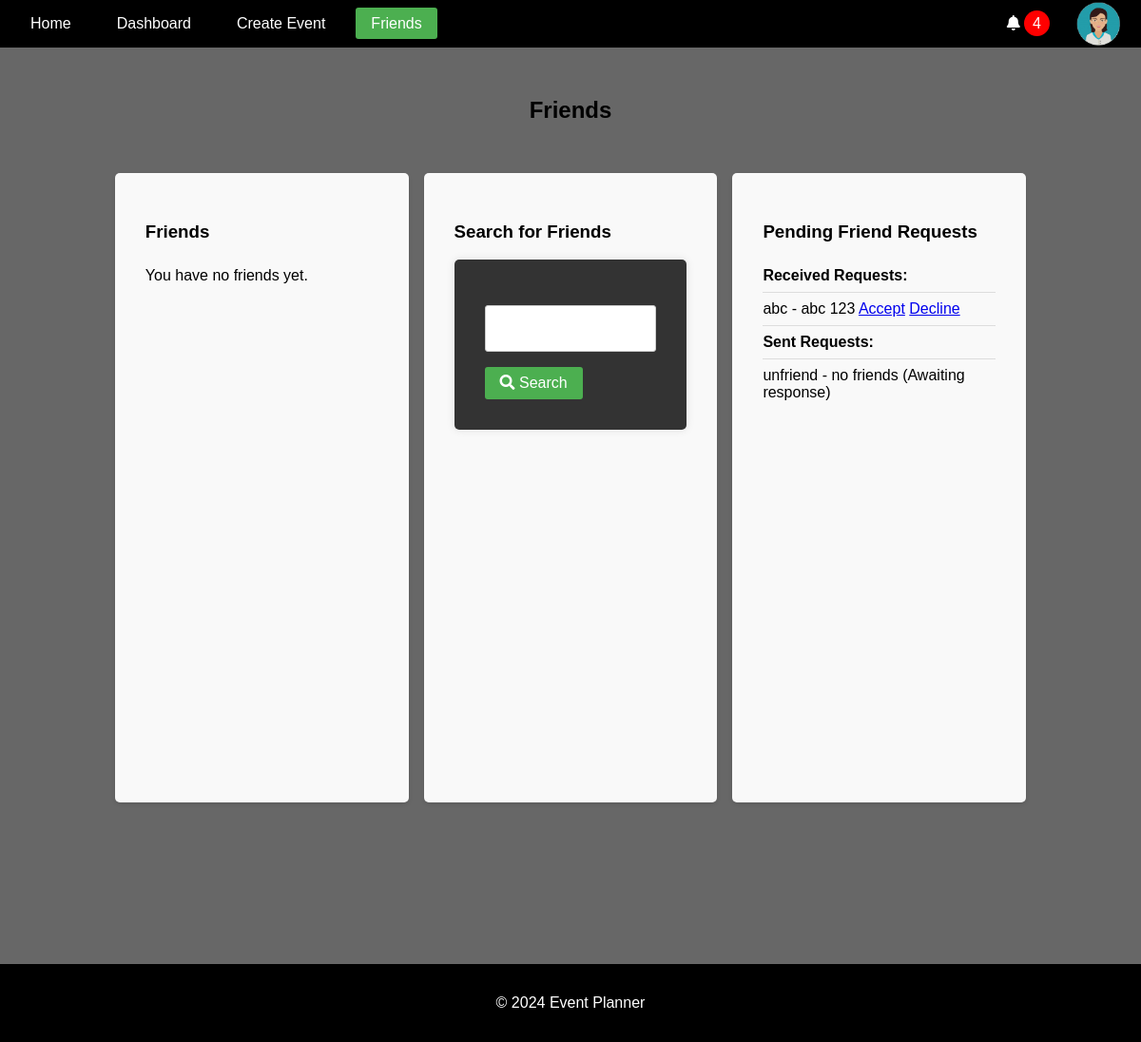
Before: /friends/ (signed in) with the older database file.
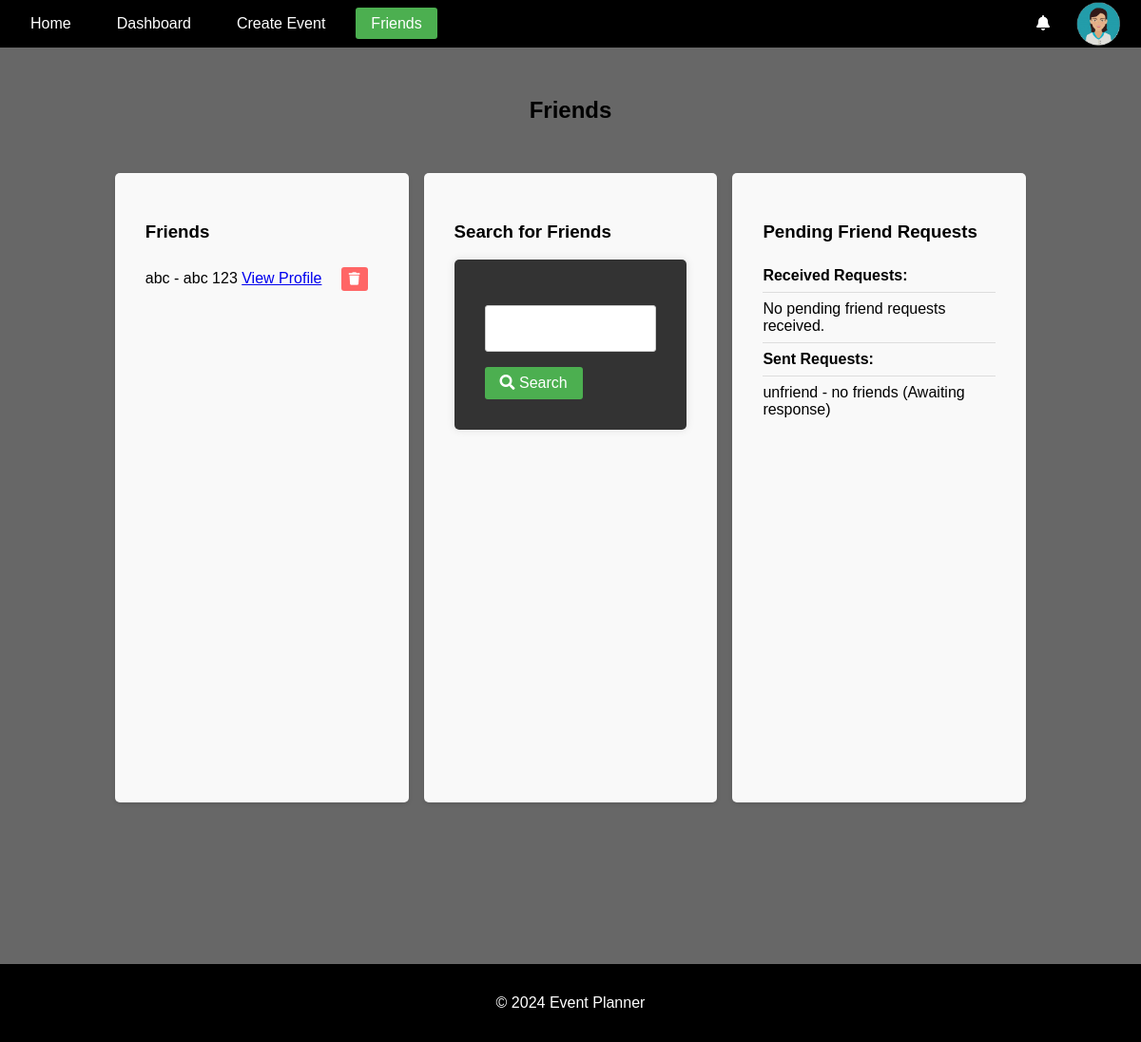
After: the same page with the newer database file.
### accounts/models.py (models this page shows, shortened)
class Friendship(models.Model):
    from_user = models.ForeignKey(
        User, related_name="from_friend", on_delete=models.CASCADE
    )
    to_user = models.ForeignKey(
        User, related_name="to_friend", on_delete=models.CASCADE
    )
    status = models.CharField(
        max_length=20,
        choices=[
            ("pending", "Pending"),
            ("accepted", "Accepted"),
            ("declined", "Declined"),
        ],
    )
    created_at = models.DateTimeField(auto_now_add=True)

### accounts/views.py (the view)
# urls.py: path("friends/", views.friends_page, name="friends_page"),
@login_required
def friends_page(request):
    current_user = request.user
    if "search_query" in request.GET or "user" in request.GET:
        search_form = FriendSearchForm(request.GET)
        if search_form.is_valid():
            search_query = search_form.cleaned_data.get("search_query", "")
            selected_user = search_form.cleaned_data.get("user")
            if selected_user:
                search_results = [selected_user]
            else:
                search_results = User.objects.filter(
                    Q(username__icontains=search_query)
                    | Q(first_name__icontains=search_query)
                    | Q(last_name__icontains=search_query)
                ).exclude(id=current_user.id)
        else:
            search_results = []
    else:
        search_form = FriendSearchForm()
        search_results = []
    friends = Friendship.objects.filter(
        (Q(from_user=current_user) | Q(to_user=current_user))
        & Q(status="accepted")
    )
    pending_requests_received = Friendship.objects.filter(
        Q(to_user=current_user) & Q(status="pending")
    )
    pending_requests_sent = Friendship.objects.filter(
        Q(from_user=current_user) & Q(status="pending")
    )
    context = {
        "search_form": search_form,
        "search_results": search_results,
        "friends": friends,
        "pending_requests_received": pending_requests_received,
        "pending_requests_sent": pending_requests_sent,
    }
    return render(request, "accounts/friends.html", context)

### accounts/forms.py
class FriendSearchForm(forms.Form):
    search_query = forms.CharField(max_length=100, label="", required=False)

### accounts/context_processors.py (called while the page is built)
def google_api_key(request):
    return {"GOOGLE_API_KEY": os.getenv("GOOGLE_API_KEY")}

### notifications/context_processors.py (called while the page is built)
def notifications(request):
    if request.user.is_authenticated:
        all_unread_notifications = Notification.objects.filter(
            user=request.user, read=False
        ).order_by("-created_at")
        unread_count = all_unread_notifications.count()
        recent_unread_notifications = all_unread_notifications[:8]
        return {
            "recent_unread_notifications": recent_unread_notifications,
            "unread_count": unread_count,
        }
    return {}

### accounts/templates/accounts/friends.html (shortened to what this page needs)
{% extends 'base.html' %}
{% block content %}
<h2>Friends</h2>
<div class="friends-page-container">
    <div class="friends-list">
        <h3>Friends</h3>
        <ul>
            {% for friendship in friends %}
                <li>
                    {% if friendship.from_user == user %}
                        {{ friendship.to_user.username }} - {{ friendship.to_user.first_name }} {{ friendship.to_user.last_name }}
                        <a href="{% url 'view_profile' friendship.to_user.id %}">View Profile</a>
                        <button class="btn-delete-friend" data-friend-id="{{ friendship.to_user.id }}"><i class="fa fa-trash"></i></button>
                    {% else %}
                        {{ friendship.from_user.username }} - {{ friendship.from_user.first_name }} {{ friendship.from_user.last_name }}
                        <a href="{% url 'view_profile' friendship.from_user.id %}">View Profile</a>
                        <button class="btn-delete-friend" data-friend-id="{{ friendship.from_user.id }}"><i class="fa fa-trash"></i></button>
                    {% endif %}
                </li>
            {% empty %}
                <li>You have no friends yet.</li>
            {% endfor %}
        </ul>
    </div>
    <div class="friend-search">
        <h3>Search for Friends</h3>
        <form method="get" action="{% url 'friends_page' %}">
            {{ search_form.as_p }}
            <button type="submit" class="btn-submit"><i class="fa fa-search"></i> Search</button>
        </form>
    </div>
    <div class="pending-requests">
        <h3>Pending Friend Requests</h3>
        <ul>
            <li><strong>Received Requests:</strong></li>
            {% for request in pending_requests_received %}
                <li>
                    {{ request.from_user.username }} - {{ request.from_user.first_name }} {{ request.from_user.last_name }}
                    <a href="{% url 'respond_friend_request' request.id 'accept' %}">Accept</a>
                    <a href="{% url 'respond_friend_request' request.id 'decline' %}">Decline</a>
                </li>
            {% empty %}
                <li>No pending friend requests received.</li>
            {% endfor %}
            <li><strong>Sent Requests:</strong></li>
            {% for request in pending_requests_sent %}
                <li>
                    {{ request.to_user.username }} - {{ request.to_user.first_name }} {{ request.to_user.last_name }}
                    <span>(Awaiting response)</span>
                </li>
            {% empty %}
                <li>No pending friend requests sent.</li>
            {% endfor %}
        </ul>
    </div>
</div>
{% endblock %}

### templates/base.html (shortened to what this page needs)
<!DOCTYPE html>
<html lang="en">
<head>
    {% load static %}
    <link rel="stylesheet" href="{% static 'css/styles.css' %}">
    <link rel="stylesheet" href="https://cdnjs.cloudflare.com/ajax/libs/font-awesome/5.15.4/css/all.min.css">
    <link rel="stylesheet" href="https://cdnjs.cloudflare.com/ajax/libs/fullcalendar/3.10.2/fullcalendar.min.css" />
</head>
<body>
    <header>
        <nav class="navbar">
            <ul class="nav-links">
                <li><a href="{% url 'home' %}" class="{% if request.resolver_match.url_name == 'home' %}active{% endif %}">Home</a></li>
                {% if user.is_authenticated %}
                    <li><a href="{% url 'dashboard' %}" class="{% if request.resolver_match.url_name == 'dashboard' %}active{% endif %}">Dashboard</a></li>
                    <li><a href="{% url 'create_event' %}" class="{% if request.resolver_match.url_name == 'create_event' %}active{% endif %}">Create Event</a></li>
                    <li><a href="{% url 'friends_page' %}" class="{% if request.resolver_match.url_name == 'friends_page' %}active{% endif %}">Friends</a></li>
                {% else %}
                    <li><a href="{% url 'account_login' %}" class="{% if request.resolver_match.url_name == 'account_login' %}active{% endif %}">Login</a></li>
                    <li><a href="{% url 'account_signup' %}" class="{% if request.resolver_match.url_name == 'account_signup' %}active{% endif %}">Sign Up</a></li>
                {% endif %}
            </ul>
            {% if user.is_authenticated %}
                <ul class="nav-links">
                    <div class="user-info">
                        <div class="dropdown">
                            <i class="fas fa-bell" id="notificationBell"></i>
                            {% if unread_count > 0 %}
                            <span class="notification-count" id="notificationCount">{{ unread_count }}</span>
                            {% else %}
                            <span class="notification-count" id="notificationCount" style="display: none;">{{ unread_count }}</span>
                            {% endif %}
                        </div>
                    </div>
                    <li class="profile-dropdown">
                        <a id="profileLink">
                            <img src="{% static 'images/profile_pictures/' %}{{ user.userprofile.profile_picture }}" alt="Profile Picture" class="profile-picture" id="userProfileIcon">
                        </a>
                    </li>
                </ul>
            {% endif %}
        </nav>
    </header>
    <main>
        {% block content %}{% endblock %}
    </main>
    <footer>
        <p>&copy; 2024 Event Planner</p>
    </footer>
</body>
</html>

Changed rows visible on the page:
changed Friendship "abc": moves from the list under "Pending Friend Requests" to the list under "Friends"
Other visible differences:
{{ unread_count }}: "4" → (not shown)
text no longer shown: "You have no friends yet."
text now shown: "No pending friend requests received."
